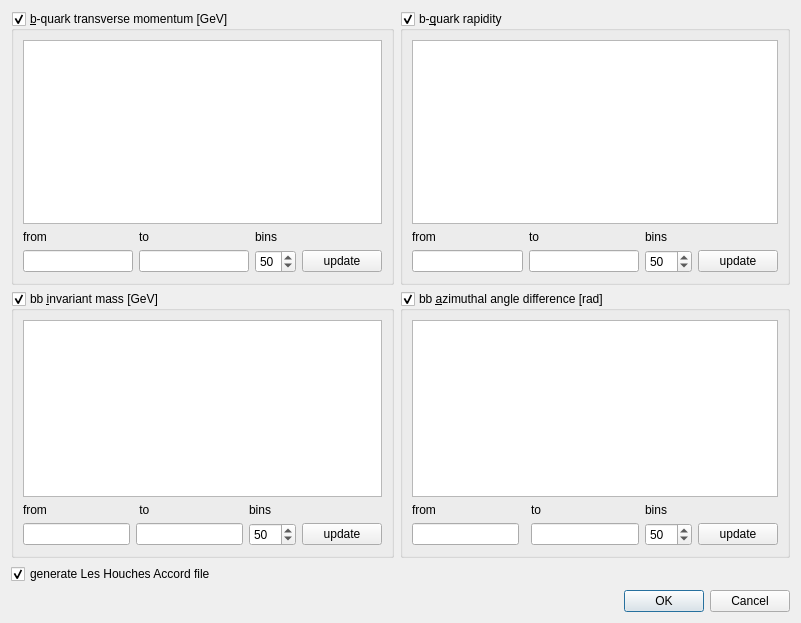
<?xml version="1.0" encoding="UTF-8"?>
<ui version="4.0">
 <class>OpenBeautyOutputDialog</class>
 <widget class="QDialog" name="OpenBeautyOutputDialog">
  <property name="geometry">
   <rect>
    <x>0</x>
    <y>0</y>
    <width>801</width>
    <height>623</height>
   </rect>
  </property>
  <property name="windowTitle">
   <string>Open beauty output</string>
  </property>
  <layout class="QVBoxLayout" name="verticalLayout">
   <item>
    <layout class="QGridLayout" name="GridLayout">
     <item row="0" column="1">
      <widget class="QGroupBox" name="RapidityGroupBox">
       <property name="sizePolicy">
        <sizepolicy hsizetype="Expanding" vsizetype="Expanding">
         <horstretch>0</horstretch>
         <verstretch>0</verstretch>
        </sizepolicy>
       </property>
       <property name="title">
        <string>b-&amp;quark rapidity</string>
       </property>
       <property name="checkable">
        <bool>true</bool>
       </property>
       <layout class="QHBoxLayout" name="horizontalLayout_2">
        <item>
         <layout class="QGridLayout" name="RapidityGridLayout">
          <item row="1" column="1">
           <widget class="QLabel" name="RapidityLabel2">
            <property name="text">
             <string>to</string>
            </property>
           </widget>
          </item>
          <item row="1" column="0">
           <widget class="QLabel" name="RapidityLabel1">
            <property name="text">
             <string>from</string>
            </property>
           </widget>
          </item>
          <item row="2" column="1">
           <widget class="QLineEdit" name="RapidityLineEdit2"/>
          </item>
          <item row="1" column="2">
           <widget class="QLabel" name="RapidityLabel3">
            <property name="text">
             <string>bins</string>
            </property>
           </widget>
          </item>
          <item row="2" column="0">
           <widget class="QLineEdit" name="RapidityLineEdit1"/>
          </item>
          <item row="2" column="2">
           <widget class="QSpinBox" name="RapiditySpinBox">
            <property name="minimum">
             <number>1</number>
            </property>
            <property name="maximum">
             <number>200</number>
            </property>
            <property name="value">
             <number>50</number>
            </property>
           </widget>
          </item>
          <item row="2" column="3">
           <widget class="QPushButton" name="RapidityUpdateButton">
            <property name="enabled">
             <bool>true</bool>
            </property>
            <property name="text">
             <string>update</string>
            </property>
           </widget>
          </item>
          <item row="0" column="0" colspan="4">
           <widget class="QTableView" name="RapidityTableView"/>
          </item>
         </layout>
        </item>
       </layout>
      </widget>
     </item>
     <item row="4" column="1">
      <widget class="QDialogButtonBox" name="ButtonBox">
       <property name="standardButtons">
        <set>QDialogButtonBox::Cancel|QDialogButtonBox::Ok</set>
       </property>
      </widget>
     </item>
     <item row="0" column="0">
      <widget class="QGroupBox" name="TransverseMomentumGroupBox">
       <property name="sizePolicy">
        <sizepolicy hsizetype="Expanding" vsizetype="Expanding">
         <horstretch>0</horstretch>
         <verstretch>0</verstretch>
        </sizepolicy>
       </property>
       <property name="title">
        <string>&amp;b-quark transverse momentum [GeV]</string>
       </property>
       <property name="checkable">
        <bool>true</bool>
       </property>
       <layout class="QHBoxLayout" name="horizontalLayout">
        <item>
         <layout class="QGridLayout" name="TransverseMomentumGridLayout">
          <item row="0" column="0" colspan="4">
           <widget class="QTableView" name="TransverseMomentumTableView"/>
          </item>
          <item row="2" column="3">
           <widget class="QPushButton" name="TransverseMomentumUpdateButton">
            <property name="text">
             <string>update</string>
            </property>
           </widget>
          </item>
          <item row="2" column="0">
           <widget class="QLineEdit" name="TransverseMomentumLineEdit1"/>
          </item>
          <item row="1" column="2">
           <widget class="QLabel" name="TransverseMomentumLabel3">
            <property name="text">
             <string>bins</string>
            </property>
           </widget>
          </item>
          <item row="1" column="0">
           <widget class="QLabel" name="TransverseMomentumLabel1">
            <property name="text">
             <string>from</string>
            </property>
           </widget>
          </item>
          <item row="1" column="1">
           <widget class="QLabel" name="TransverseMomentumLabel2">
            <property name="text">
             <string>to</string>
            </property>
           </widget>
          </item>
          <item row="2" column="2">
           <widget class="QSpinBox" name="TransverseMomentumSpinBox">
            <property name="value">
             <number>50</number>
            </property>
           </widget>
          </item>
          <item row="2" column="1">
           <widget class="QLineEdit" name="TransverseMomentumLineEdit2"/>
          </item>
         </layout>
        </item>
       </layout>
      </widget>
     </item>
     <item row="1" column="0" rowspan="2">
      <widget class="QGroupBox" name="InvariantMassGroupBox">
       <property name="sizePolicy">
        <sizepolicy hsizetype="Expanding" vsizetype="Expanding">
         <horstretch>0</horstretch>
         <verstretch>0</verstretch>
        </sizepolicy>
       </property>
       <property name="title">
        <string>bb &amp;invariant mass [GeV]</string>
       </property>
       <property name="checkable">
        <bool>true</bool>
       </property>
       <layout class="QHBoxLayout" name="horizontalLayout_3">
        <item>
         <layout class="QGridLayout" name="InvariantMassGridLayout">
          <item row="1" column="0">
           <widget class="QLabel" name="InvariantMassLabel1">
            <property name="text">
             <string>from</string>
            </property>
           </widget>
          </item>
          <item row="1" column="1">
           <widget class="QLabel" name="InvariantMassLabel2">
            <property name="text">
             <string> to</string>
            </property>
           </widget>
          </item>
          <item row="1" column="2">
           <widget class="QLabel" name="InvariantMassLabel3">
            <property name="text">
             <string>bins</string>
            </property>
           </widget>
          </item>
          <item row="2" column="1">
           <widget class="QLineEdit" name="InvariantMassLineEdit2"/>
          </item>
          <item row="2" column="0">
           <widget class="QLineEdit" name="InvariantMassLineEdit1"/>
          </item>
          <item row="2" column="2">
           <widget class="QSpinBox" name="InvariantMassSpinBox">
            <property name="minimum">
             <number>1</number>
            </property>
            <property name="maximum">
             <number>200</number>
            </property>
            <property name="value">
             <number>50</number>
            </property>
           </widget>
          </item>
          <item row="2" column="3">
           <widget class="QPushButton" name="InvariantMassUpdateButton">
            <property name="enabled">
             <bool>true</bool>
            </property>
            <property name="text">
             <string>update</string>
            </property>
           </widget>
          </item>
          <item row="0" column="0" colspan="4">
           <widget class="QTableView" name="InvariantMassTableView"/>
          </item>
         </layout>
        </item>
       </layout>
      </widget>
     </item>
     <item row="1" column="1" rowspan="2">
      <widget class="QGroupBox" name="AzimuthalAngleGroupBox">
       <property name="sizePolicy">
        <sizepolicy hsizetype="Expanding" vsizetype="Expanding">
         <horstretch>0</horstretch>
         <verstretch>0</verstretch>
        </sizepolicy>
       </property>
       <property name="title">
        <string>bb &amp;azimuthal angle difference [rad]</string>
       </property>
       <property name="checkable">
        <bool>true</bool>
       </property>
       <layout class="QHBoxLayout" name="horizontalLayout_4">
        <item>
         <layout class="QGridLayout" name="AzimuthalAngleGridLayout">
          <item row="1" column="2">
           <widget class="QLabel" name="AzimuthalAngleLabel2">
            <property name="text">
             <string>to</string>
            </property>
           </widget>
          </item>
          <item row="2" column="0">
           <widget class="QLineEdit" name="AzimuthalAngleLineEdit1"/>
          </item>
          <item row="2" column="3">
           <widget class="QSpinBox" name="AzimuthalAngleSpinBox">
            <property name="minimum">
             <number>1</number>
            </property>
            <property name="maximum">
             <number>200</number>
            </property>
            <property name="value">
             <number>50</number>
            </property>
           </widget>
          </item>
          <item row="1" column="3">
           <widget class="QLabel" name="AzimuthalAngleLabel3">
            <property name="text">
             <string>bins</string>
            </property>
           </widget>
          </item>
          <item row="1" column="0">
           <widget class="QLabel" name="AzimuthalAngleLabel1">
            <property name="text">
             <string>from</string>
            </property>
           </widget>
          </item>
          <item row="2" column="2">
           <widget class="QLineEdit" name="AzimuthalAngleLineEdit2"/>
          </item>
          <item row="2" column="4">
           <widget class="QPushButton" name="AzimuthalAngleUpdateButton">
            <property name="enabled">
             <bool>true</bool>
            </property>
            <property name="text">
             <string>update</string>
            </property>
           </widget>
          </item>
          <item row="0" column="0" colspan="5">
           <widget class="QTableView" name="AzimuthalAngleTableView"/>
          </item>
         </layout>
        </item>
       </layout>
      </widget>
     </item>
     <item row="3" column="0" colspan="2">
      <widget class="QCheckBox" name="LHAOutputCheckBox">
       <property name="text">
        <string>generate Les Houches Accord file</string>
       </property>
       <property name="checked">
        <bool>true</bool>
       </property>
      </widget>
     </item>
    </layout>
   </item>
  </layout>
 </widget>
 <resources/>
 <connections>
  <connection>
   <sender>ButtonBox</sender>
   <signal>accepted()</signal>
   <receiver>OpenBeautyOutputDialog</receiver>
   <slot>accept()</slot>
   <hints>
    <hint type="sourcelabel">
     <x>472</x>
     <y>505</y>
    </hint>
    <hint type="destinationlabel">
     <x>317</x>
     <y>264</y>
    </hint>
   </hints>
  </connection>
  <connection>
   <sender>ButtonBox</sender>
   <signal>rejected()</signal>
   <receiver>OpenBeautyOutputDialog</receiver>
   <slot>reject()</slot>
   <hints>
    <hint type="sourcelabel">
     <x>472</x>
     <y>505</y>
    </hint>
    <hint type="destinationlabel">
     <x>317</x>
     <y>264</y>
    </hint>
   </hints>
  </connection>
 </connections>
</ui>
